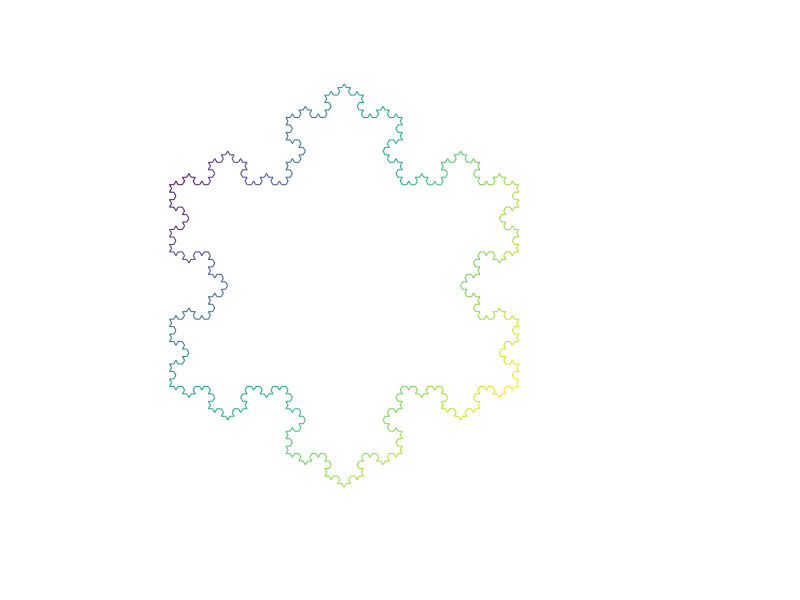

MATLAB code for this plot: (Note: this script raises an error after producing the figure.)
angle = [0, -2/3*pi, -2/3*pi];

l = 1;
iters=4;

for i=1:iters
    l = l/3;
    angle1 = zeros([4*length(angle),1]);
    for j=1:length(angle)
        % insert the Koch generator here
        angle1(4*j-3:4*j) = [angle(j), pi/3, -2*pi/3, pi/3];
    end
    angle = angle1;
end

x = zeros([length(angle)+1, 1]);
y = zeros([length(angle)+1, 1]);

x(1) = 0; y(1) = 0;
phi=0;
for i=1:length(angle);
    phi = phi+angle(i);
    x(i+1) = x(i) + l * cos(phi);
    y(i+1) = y(i) + l * sin(phi);
end

% plot(x,y);
% t=zeros(length(x),1);
% verts = {[10*x 10*y t]};
% twistangle = {t};
% daspect([1 1 1])
% streamribbon(verts,twistangle);
% shading interp,axis tight off,colormap cool
% camlight left,material dull
%get(h)
%set(h,'Facecolor','interp','edgecolor','interp');



%figure
h=patch(x,y,sqrt(x.^2+y.^2), 'edgecolor','interp','facecolor','none');
axis square off,colormap hsv(256)